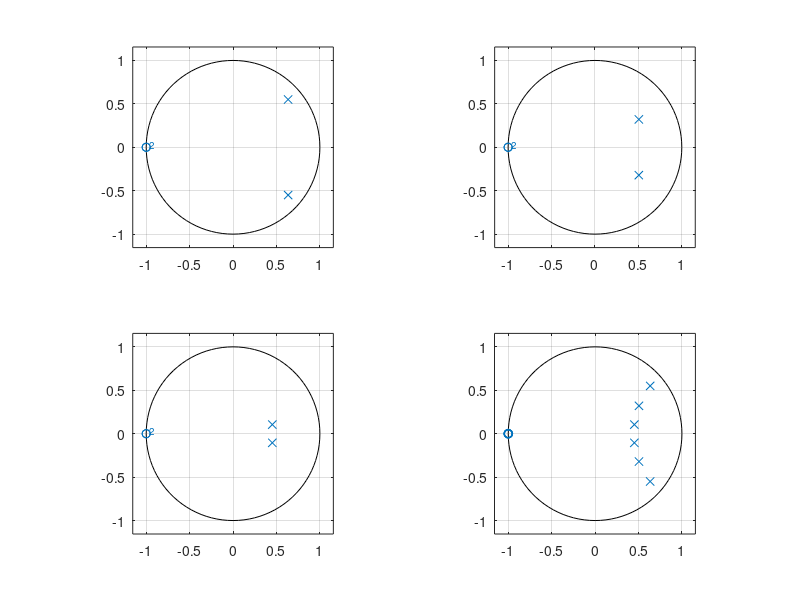
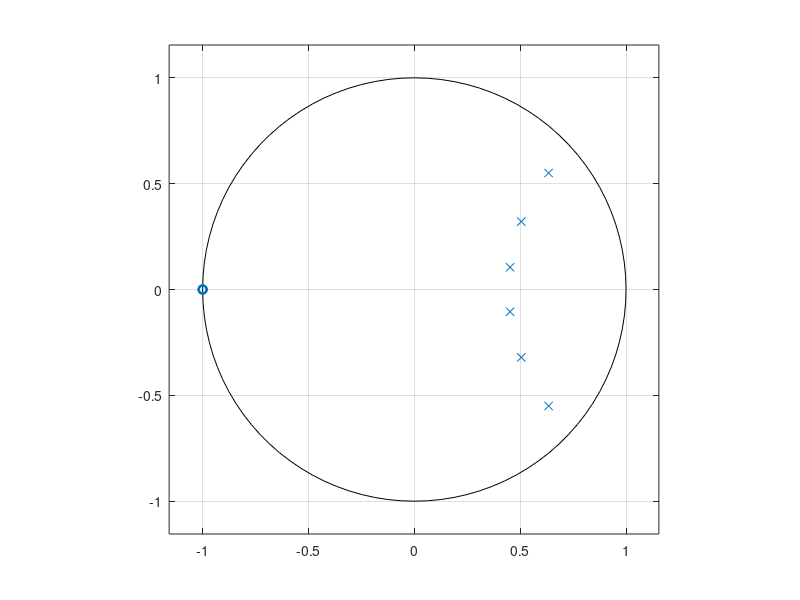

MATLAB code for these plots, in order:
b1=[.0007378,2*0.0007378,0.0007378]
a1=[1,-1.2686,0.7051]
b2=[1,2,1]
a2=[1,-1.0106,0.3583]
b3=[1,2,1]
a3=[1,-0.9044,0.2155]

subplot(2,2,1)
zplane(b1,a1)
subplot(2,2,2)
zplane(b2,a2)
subplot(2,2,3)
zplane(b3,a3)

sos=[b1,a1;b2,a2;b3,a3]
[b,a]=sos2tf(sos)
subplot(2,2,4)
zplane(b,a)

figure(2);
b = conv(b1, conv(b2, b3));
a = conv(a1, conv(a2, a3));
zplane(b, a);